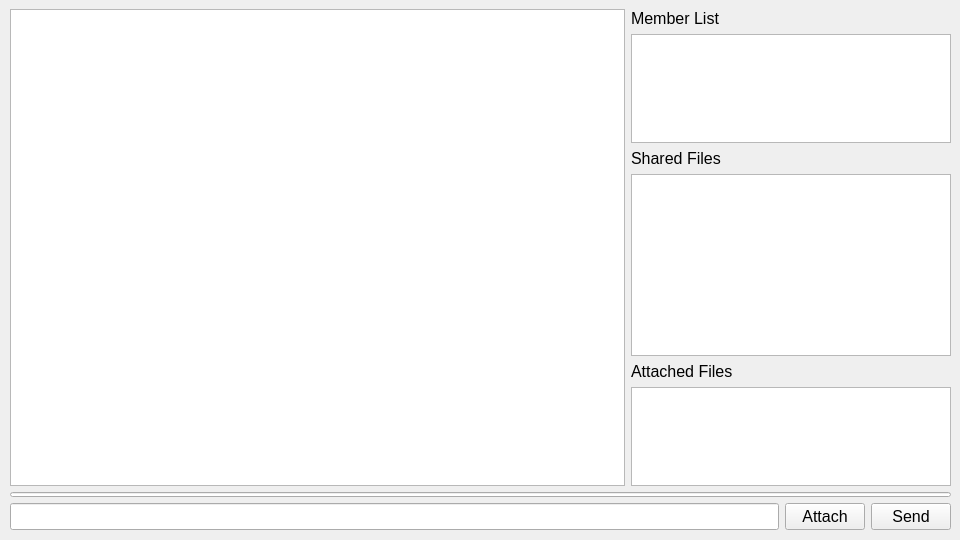
<?xml version="1.0" encoding="UTF-8"?>
<ui version="4.0">
 <class>Chat</class>
 <widget class="QWidget" name="Chat">
  <property name="geometry">
   <rect>
    <x>0</x>
    <y>0</y>
    <width>960</width>
    <height>540</height>
   </rect>
  </property>
  <property name="sizePolicy">
   <sizepolicy hsizetype="Expanding" vsizetype="Expanding">
    <horstretch>0</horstretch>
    <verstretch>0</verstretch>
   </sizepolicy>
  </property>
  <property name="windowTitle">
   <string>Form</string>
  </property>
  <widget class="QWidget" name="gridLayoutWidget">
   <property name="geometry">
    <rect>
     <x>10</x>
     <y>9</y>
     <width>941</width>
     <height>521</height>
    </rect>
   </property>
   <layout class="QGridLayout" name="gridLayout">
    <item row="2" column="0">
     <widget class="QLineEdit" name="messageInputText">
      <property name="maximumSize">
       <size>
        <width>16777215</width>
        <height>40</height>
       </size>
      </property>
      <property name="font">
       <font>
        <pointsize>12</pointsize>
       </font>
      </property>
     </widget>
    </item>
    <item row="0" column="0" colspan="3">
     <layout class="QGridLayout" name="gridLayout_3">
      <item row="5" column="1">
       <widget class="QLabel" name="attachedFilesLabel">
        <property name="font">
         <font>
          <pointsize>12</pointsize>
          <fontweight>DemiBold</fontweight>
         </font>
        </property>
        <property name="text">
         <string>Attached Files</string>
        </property>
       </widget>
      </item>
      <item row="4" column="1">
       <widget class="QListWidget" name="sharedFileList">
        <property name="maximumSize">
         <size>
          <width>320</width>
          <height>16777215</height>
         </size>
        </property>
        <property name="font">
         <font>
          <pointsize>12</pointsize>
          <bold>false</bold>
         </font>
        </property>
        <property name="editTriggers">
         <set>QAbstractItemView::NoEditTriggers</set>
        </property>
       </widget>
      </item>
      <item row="3" column="1">
       <widget class="QLabel" name="sharedFilesLabel">
        <property name="font">
         <font>
          <pointsize>12</pointsize>
          <fontweight>DemiBold</fontweight>
         </font>
        </property>
        <property name="text">
         <string>Shared Files</string>
        </property>
       </widget>
      </item>
      <item row="2" column="1">
       <widget class="QListView" name="clientList">
        <property name="maximumSize">
         <size>
          <width>320</width>
          <height>120</height>
         </size>
        </property>
        <property name="font">
         <font>
          <pointsize>12</pointsize>
         </font>
        </property>
        <property name="editTriggers">
         <set>QAbstractItemView::NoEditTriggers</set>
        </property>
       </widget>
      </item>
      <item row="0" column="0" rowspan="8">
       <widget class="QTextEdit" name="chatDialogText">
        <property name="font">
         <font>
          <pointsize>12</pointsize>
         </font>
        </property>
        <property name="readOnly">
         <bool>true</bool>
        </property>
       </widget>
      </item>
      <item row="6" column="1" rowspan="2">
       <widget class="QListWidget" name="attachedFileList">
        <property name="maximumSize">
         <size>
          <width>320</width>
          <height>120</height>
         </size>
        </property>
        <property name="font">
         <font>
          <pointsize>12</pointsize>
         </font>
        </property>
        <property name="editTriggers">
         <set>QAbstractItemView::NoEditTriggers</set>
        </property>
       </widget>
      </item>
      <item row="0" column="1" rowspan="2">
       <widget class="QLabel" name="memberListLabel">
        <property name="font">
         <font>
          <pointsize>12</pointsize>
          <fontweight>DemiBold</fontweight>
         </font>
        </property>
        <property name="text">
         <string>Member List</string>
        </property>
       </widget>
      </item>
     </layout>
    </item>
    <item row="2" column="1">
     <widget class="QPushButton" name="attachFileButton">
      <property name="font">
       <font>
        <pointsize>12</pointsize>
       </font>
      </property>
      <property name="text">
       <string>Attach</string>
      </property>
     </widget>
    </item>
    <item row="1" column="0" colspan="3">
     <widget class="QProgressBar" name="loadingBar">
      <property name="enabled">
       <bool>true</bool>
      </property>
      <property name="maximumSize">
       <size>
        <width>16777215</width>
        <height>5</height>
       </size>
      </property>
      <property name="styleSheet">
       <string notr="true">QProgressBar::chunk {
    background-color: #00AFAF;
    width: 5px;
}</string>
      </property>
      <property name="value">
       <number>0</number>
      </property>
      <property name="textVisible">
       <bool>false</bool>
      </property>
     </widget>
    </item>
    <item row="2" column="2">
     <widget class="QPushButton" name="sendButton">
      <property name="font">
       <font>
        <pointsize>12</pointsize>
       </font>
      </property>
      <property name="text">
       <string>Send</string>
      </property>
     </widget>
    </item>
   </layout>
  </widget>
 </widget>
 <resources/>
 <connections/>
</ui>
